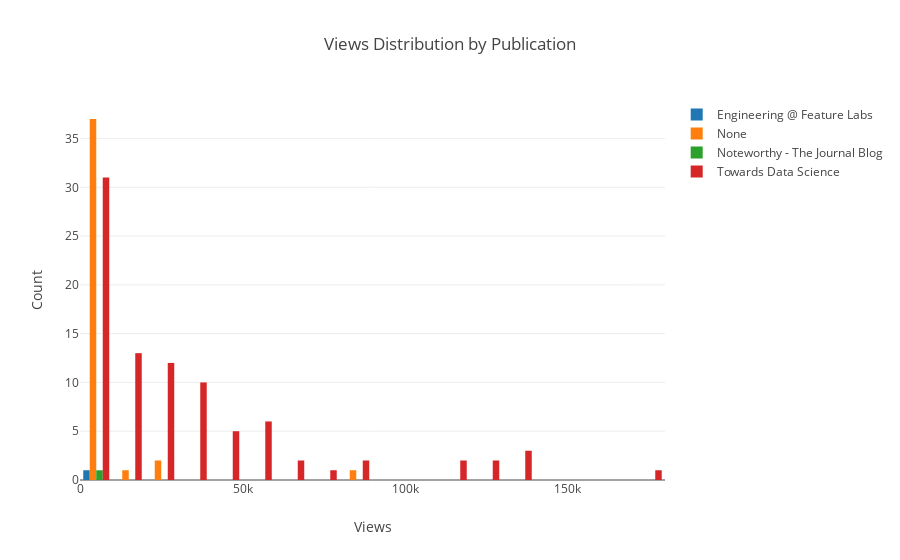

Notebook cell for this chart:
### Code cell
# Number of view per local of publication (Where it is better to publish?)
figure = make_hist(df, x='views', category='publication')
iplot(figure)

### Figure 1 — Plotly figure (JSON) as saved in the notebook; plotly's stock layout.template omitted (floating-point values rounded to 4 significant figures)
{"data": [{"name": "Engineering @ Feature Labs", "type": "histogram", "uid": "b9a38501-f339-4285-a904-7e26821b3519", "x": [3092]}, {"name": "None", "type": "histogram", "uid": "6ca74413-f92c-40d0-b4ce-b583df6709dd", "x": [166, 183, 1121, 53, 60, 316, 9791, 24225, 139, 69, 28580, 4219, 145, 58, 5630, 4826, 9797, 13455, 136, 2286, 38, 89546, 169, 324, 3644, 158, 109, 1726, 233, 897, 415, 256, 1002, 226, 3, 107, 27, 85, 139, 37, 1390]}, {"name": "Noteworthy - The Journal Blog", "type": "histogram", "uid": "90d43e4e-0419-40b2-a0bb-7ad962c094f5", "x": [2164]}, {"name": "Towards Data Science", "type": "histogram", "uid": "6640af6c-cc98-4a33-a811-1d6d45cadef9", "x": [175724, 34743, 2828, 2493, 116063, 131268, 82117, 5221, 135743, 20761, 4192, 17223, 36301, 15398, 51312, 48216, 3168, 58343, 35713, 4995, 13684, 130587, 65762, 56402, 30881, 120556, 56905, 50934, 59012, 22066, 25417, 68615, 2383, 125638, 46472, 27616, 33884, 43826, 115638, 11321, 81352, 27133, 32963, 49339, 5588, 4809, 29918, 18428, 4314, 31231, 44652, 6419, 1704, 14866, 15027, 25055, 3796, 1959, 24639, 30208, 7820, 13573, 33900, 3365, 36372, 5438, 6618, 5822, 8448, 28885, 16350, 10304, 23965, 23869, 27163, 6040, 13558, 6861, 5419, 3910, 970, 2847, 1538, 75673, 15945, 1402, 1055, 11752, 651, 7532]}], "layout": {"title": {"text": "Views Distribution by Publication"}, "xaxis": {"title": {"text": "Views"}}, "yaxis": {"title": {"text": "Count"}}}}
